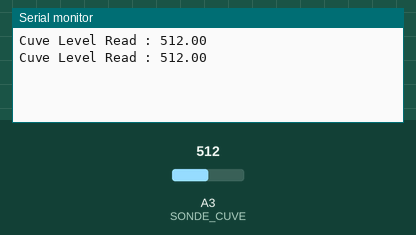
Recording of a sketch running on a simulated Arduino Uno, built with avr-gcc and run on an emulated ATmega328P. On the bench: the last lines printed to the serial monitor. The test bench sets the inputs (shaded band); at power-on: A3 (SONDE_CUVE) = 512.

Above: at 13.1 s.
13.2 s: A3 (SONDE_CUVE) set to 716
At 19.2 s:
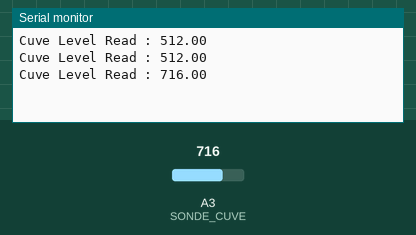
22.5 s: A3 (SONDE_CUVE) set to 900
At 25.6 s:
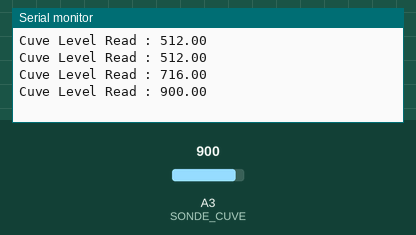
Timing chart, 0 to 27.1 s (numbered marks = the images above; inputs shaded):
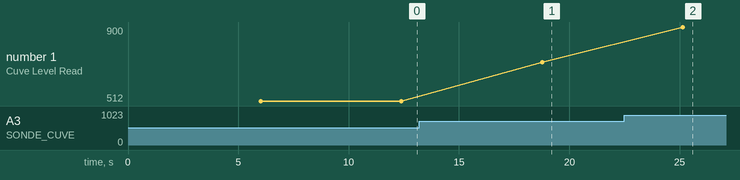

Measured:
- after the input at 13.2 s, the serial monitor: prints a new line after 5.6 s (image 1)
- after the input at 22.5 s, the serial monitor: prints a new line after 2.6 s (image 2)
- plotted number 1: 512 → 716 after the input at 13.2 s, 716 → 900 after the input at 22.5 s

The sketch:

tank_water_leve_26Y.ino
```cpp
// (licence header left out)
/**
   PINS
**/
#define RF_OUT 11                 // OUTPUT RF
#define SONDE_CUVE A3             // Sonde Cuve 26Y (Pink wire)
#define THN132N                   // Define only T° sensor


/**
  VARIABLES
**/
int ChanelCuve =  0xAC;          // Chanel pour niveau cuve.
int niveau_cuve=1;            // Variable pour niveau cuve


/**
    MAIN SETUP
**/
void setup() {

// OTHER SETUP
Serial.begin(9600);
}

void loop(){
    delay (5000);
     get_and_send_water_level();
}


/**
      FUNCTION
      get_and_send_waterl_level
**/
double  get_and_send_water_level(){
  bitClear(PRR, PRADC); ADCSRA |= bit(ADEN); // Enable the ADC
  delay(1000);
  // read the value from the sensor:
  double niveau_cuve = analogRead(SONDE_CUVE);
  delay(10);
  ADCSRA &= ~ bit(ADEN); bitSet(PRR, PRADC); // Disable the ADC to save power
  Serial.print("Cuve Level Read : ");
  Serial.println(niveau_cuve);
  sent_oregon(ChanelCuve,niveau_cuve/10 );    // Sent voltage
  return niveau_cuve;
}
```

OregonSend.ino
```cpp
// (licence header left out)
 /*
 /***************************************
 * OREGON FUNCTION START
 ****************************************/
 /**
      FUNCTION
      Send with Oregon process
**/

/**
  OREGON SETUP START
*/
const unsigned long TIME = 512;
const unsigned long TWOTIME = TIME*2;

#define SEND_HIGH() digitalWrite(RF_OUT, HIGH)
#define SEND_LOW() digitalWrite(RF_OUT, LOW)

// Buffer for Oregon message
#ifdef THN132N
  byte OregonMessageBuffer[8];
#else
  byte OregonMessageBuffer[9];
#endif
/**
  OREGON SETUP END
*/


/**
      FUNCTION
      sent_oregon
**/
void sent_oregon(int Channel, double value){

#ifdef THN132N
  byte ID[] = {0xEA,0x4C};  // Create the Oregon message for a temperature only sensor (TNHN132N)
#else
  byte ID[] = {0x1A,0x2D};  // Create the Oregon message for a temperature/humidity sensor (THGR2228N)
#endif
  setType(OregonMessageBuffer, ID);                   // set ID
  setBatteryLevel(OregonMessageBuffer, 1);                // set battery level
  setChannel(OregonMessageBuffer, Channel);               // set chanel
  setTemperature(OregonMessageBuffer,value);                        // set temp
  calculateAndSetChecksum(OregonMessageBuffer);             // Calculate the checksum
  sendOregon(OregonMessageBuffer, sizeof(OregonMessageBuffer));       // Send the Message over RF
  SEND_LOW();
  delayMicroseconds(TWOTIME*8);                     // Send a "pause"
  sendOregon(OregonMessageBuffer, sizeof(OregonMessageBuffer));     // Send two time
  SEND_LOW();
  delay(10);
}


/**
      OTHER OREGON FUNCTION
**/
inline void sendZero(void)
{
  SEND_HIGH();
  delayMicroseconds(TIME);
  SEND_LOW();
  delayMicroseconds(TWOTIME);
  SEND_HIGH();
  delayMicroseconds(TIME);
}


inline void sendOne(void)
{
   SEND_LOW();
   delayMicroseconds(TIME);
   SEND_HIGH();
   delayMicroseconds(TWOTIME);
   SEND_LOW();
   delayMicroseconds(TIME);
}

inline void sendQuarterMSB(const byte data)
{
  (bitRead(data, 4)) ? sendOne() : sendZero();
  (bitRead(data, 5)) ? sendOne() : sendZero();
  (bitRead(data, 6)) ? sendOne() : sendZero();
  (bitRead(data, 7)) ? sendOne() : sendZero();
}

inline void sendQuarterLSB(const byte data)
{
  (bitRead(data, 0)) ? sendOne() : sendZero();
  (bitRead(data, 1)) ? sendOne() : sendZero();
  (bitRead(data, 2)) ? sendOne() : sendZero();
  (bitRead(data, 3)) ? sendOne() : sendZero();
}

void sendData(byte *data, byte size)
{
  for(byte i = 0; i < size; ++i)
  {
    sendQuarterLSB(data[i]);
    sendQuarterMSB(data[i]);
  }
}

void sendOregon(byte *data, byte size)
{
    sendPreamble();
    //sendSync();
    sendData(data, size);
    sendPostamble();
}

inline void sendPreamble(void)
{
  byte PREAMBLE[]={0xFF,0xFF};
  sendData(PREAMBLE, 2);
}

inline void sendPostamble(void)
{
#ifdef THN132N
  sendQuarterLSB(0x00);
#else
  byte POSTAMBLE[]={0x00};
  sendData(POSTAMBLE, 1);
#endif
}

inline void sendSync(void)
{
  sendQuarterLSB(0xA);
}

inline void setType(byte *data, byte* type)
{
  data[0] = type[0];
  data[1] = type[1];
}

inline void setChannel(byte *data, byte channel)
{
    data[2] = channel;
}

inline void setId(byte *data, byte ID)
{
  data[3] = ID;
}

void setBatteryLevel(byte *data, byte level)
{
  if(!level) data[4] = 0x0C;
  else data[4] = 0x00;
}

void setTemperature(byte *data, float temp)
{
  // Set temperature sign
  if(temp < 0)
  {
    data[6] = 0x08;
    temp *= -1;
  }
  else
  {
    data[6] = 0x00;
  }

  // Determine decimal and float part
  int tempInt = (int)temp;
  int td = (int)(tempInt / 10);
  int tf = (int)round((float)((float)tempInt/10 - (float)td) * 10);

  int tempFloat =  (int)round((float)(temp - (float)tempInt) * 10);

  // Set temperature decimal part
  data[5] = (td << 4);
  data[5] |= tf;

  // Set temperature float part
  data[4] |= (tempFloat << 4);
}

void setHumidity(byte* data, byte hum)
{
    data[7] = (hum/10);
    data[6] |= (hum - data[7]*10) << 4;
}

int Sum(byte count, const byte* data)
{
  int s = 0;

  for(byte i = 0; i<count;i++)
  {
    s += (data[i]&0xF0) >> 4;
    s += (data[i]&0xF);
  }

  if(int(count) != count)
    s += (data[count]&0xF0) >> 4;

  return s;
}

void calculateAndSetChecksum(byte* data)
{
#ifdef THN132N
    int s = ((Sum(6, data) + (data[6]&0xF) - 0xa) & 0xff);

    data[6] |=  (s&0x0F) << 4;     data[7] =  (s&0xF0) >> 4;
#else
    data[8] = ((Sum(8, data) - 0xa) & 0xFF);
#endif
}
 /***************************************
 * OREGON FUNCTION END
 ****************************************/
```
